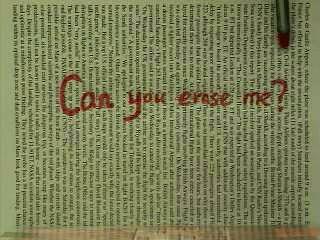
#> input picture input/0005.jpg, 320 x 240 px; its folder holds 4 pictures in this run
$ python project.py
#> lines starting #> are read from the running program, lines starting #| are printed output that depends on the picture; after the words box and inside, x2 and y2 are one past the last pixel; in counts of white or black regions, pixels touching at a corner belong together
#> further down, img is the input picture: shape (240, 320, 3); mean B, G, R 87.9, 127.2, 123.9
import cv2
import glob
import numpy as np
import random as rand

##############################
## Constants
##############################

PINK = (147,20,255)     # Pink BGR Color
SIZEY = 10              # 0.5x tracking box height
SIZEX = 6              # 0.5x tracking box width
RADIUS = 5             # Local exhaustive search radius

##############################
## Functions
##############################

def findRed(img):
    '''
    This function takes an input image, detects the pixels containing red, and returns the image replacing the red
    pixels with black ones.
    '''

    # converting from BGR to HSV color space
    hsv = cv2.cvtColor(img,cv2.COLOR_BGR2HSV)
#> hsv: shape (240, 320, 3); mean H, S, V 33, 88.1, 129.5

    # Range for lower red
    lower_red = np.array([0,40,40])
    upper_red = np.array([25,255,255])
    mask1 = cv2.inRange(hsv, lower_red, upper_red)
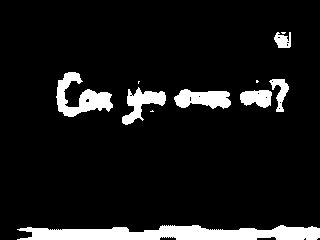
#> mask1: shape (240, 320); 9.1% white; 11 white regions (4 under 20 px), largest, box (x1, y1, x2, y2) and area: (17, 225, 320, 240) 3357, (56, 72, 113, 117) 1166, (174, 89, 231, 109) 798

    # Range for upper range
    lower_red = np.array([170,120,70])
    upper_red = np.array([180,255,255])
    mask2 = cv2.inRange(hsv,lower_red,upper_red)
#> mask2: shape (240, 320); every value is 0

    # Generating the final mask to detect red color
    mask1 = mask1+mask2

    mask1 = cv2.morphologyEx(mask1, cv2.MORPH_OPEN, np.ones((3,3),np.uint8))
#> mask1: shape (240, 320); 8.9% white; 10 white regions (2 under 20 px), largest, box (x1, y1, x2, y2) and area: (20, 225, 320, 240) 3322, (57, 72, 113, 117) 1154, (174, 89, 231, 108) 791
    mask1 = cv2.morphologyEx(mask1, cv2.MORPH_DILATE, np.ones((3,3),np.uint8))
#> mask1: shape (240, 320); 10.8% white; 7 white regions, largest, box (x1, y1, x2, y2) and area: (19, 224, 320, 240) 3747, (56, 71, 114, 118) 1461, (173, 88, 232, 109) 976

    #creating an inverted mask to segment out the cloth from the frame
    mask2 = cv2.bitwise_not(mask1)

    #Segmenting the cloth out of the frame using bitwise and with the inverted mask
    res1 = cv2.bitwise_and(img,img,mask=mask2)

    return res1

def _getWindow(img,row,col,n):
    '''
    This function takes an image and a pixel location and creates an nxn matrix containing the data from the image
    around the pixel (the pixel location remains at the center)
    '''

    # Calculate number of pixels around center pixel to be saved
    pad = int(n/2)

    # Initialize output window
    out = np.zeros((n,n,3))

    # Save image data
    for r in range(-pad,pad+1):
        for c in range(-pad,pad+1):
            out[r+pad][c+pad] = img[row+r][col+c]

    return out

def _findMatches(T,I,size):
    '''
    This function takes a template, a sample image, and the size of the template image and finds pixels of the
    sample image that are within 20% of the minimum deviation from the template
    '''

    # Array sizes
    rows,cols,trash = T.shape
    irows, icols, trash = I.shape


    # Create template validMask (1s where template pixels are known, zeros otherwise)
    validMask = np.ones((rows,cols))
    for row in range(rows):
        for col in range(cols):
            if sum(T[row][col]) == 0:
                validMask[row][col] = 0

    # Create Gaussian kernel
    n = int((size-1)/2)
    sigma = size/6.4
    h1,h2 = np.meshgrid(np.linspace(-n,n,size),np.linspace(-n,n,size))
    kernel = np.exp(-(h1**2 + h2**2) / (2*sigma**2)) / (2*np.pi*sigma**2)


    # Calculate pixel costs
    ssd = np.zeros((irows,icols))
    TotWeight = np.sum(kernel*validMask)

    for i in range(n,irows-n):
        for j in range(n,icols-n):

            for ii in range(-n,n+1):
                for jj in range(-n,n+1):
                    cost = sum(T[ii+n,jj+n] - I[i+ii][j+jj])**2
                    ssd[i][j] += cost*validMask[ii+n,jj+n]*kernel[ii+n,jj+n]

    ssd /= TotWeight

    # Find low cost pixels (matches)
    ErrThresh = 0.2
    thresh = np.min(ssd[ssd>0])*(1+ErrThresh)

    PixelList = []
    for i in range(irows):
        for j in range(icols):
            if ssd[i][j] == 0:  # unchecked edges of image will have cost zero-- skip
                continue
            elif ssd[i][j] <= thresh:
                PixelList.append([i,j])

    return(PixelList)

def synthesize(red,img,sample,col,size):
    '''
    Takes an image, red, containing blank pixels where red has been detected in another input image, img. The
    given column, col, of img will have red pixels removed and replaced with a pixel according generated using
    exemplar based texture synthesis via the Efros-Leung algorithm given the sample image, sample as an input.
    '''

    # Find red pixels in column
    rows = img.shape[0]
    record = []

    # Search column for red pixels
    for row in range(70,125):

        # If red, preform synthesis
        if sum(red[row,col]) == 0:
            template = _getWindow(red,row,col,size)          # Capture window around pixel to be replaced
            matches = _findMatches(template,sample,size)     # Find good matches that are similar to template
            match = rand.choice(matches)                    # Choose random good match
            img[row,col] = sample[match[0],match[1]]        # Update img
            red[row,col] = sample[match[0],match[1]]        # Update red
            record.append([row,col,sample[match[0],match[1]]])  # Save changed pixels

    return img,record

def drawBound(img,row,col):
    '''
    This function takes an image and positional arguments row and col and draws a box outline centered at
    img[row][col]. The function outputs the original image with the tracking box drawn over it.
    '''
    for i in range(SIZEY+1):
        img[row+i][col+SIZEX] = PINK
        img[row-i][col+SIZEX] = PINK
        img[row+i][col-SIZEX] = PINK
        img[row-i][col-SIZEX] = PINK

    for i in range(SIZEX+1):
        img[row+SIZEY][col+i] = PINK
        img[row+SIZEY][col-i] = PINK
        img[row-SIZEY][col+i] = PINK
        img[row-SIZEY][col-i] = PINK

    return img

def imageTracking(I,row,col,T,method):
    '''
    This function takes an image, I, and a template, T, as well as two positional arguments, row and col, and a
    method argument for calculating cost. This function compares the image within the search radius of the positional
    argument to the template and calculates a cost using the method argument.

    The position with the lowest cost is saved and returned
    '''

    # Initialize cost and position
    cost = 99999999999999999999999
    pos = [row,col]

    # Extract tracking template
    subT = T[range(row-SIZEY,row+SIZEY+1),:]
    subT = subT[:,range(col-SIZEX,col + SIZEX+1)]

    # Search for nearest fit to template
    for r in range(-RADIUS,RADIUS+1):
        for c in range(-RADIUS,RADIUS+1):

            # Continue if attempting to search outside image
            if row+r-SIZEY < 0 or row+r+SIZEY+1 >= I.shape[0]:
                continue
            elif col+c-SIZEX < 0 or col + c + SIZEX+1 >= I.shape[1]:
                continue

            # Extract local search element from image
            subI = I[range(row+r-SIZEY,row+r+SIZEY+1),:]
            subI = subI[:,range(col+c-SIZEX,col + c + SIZEX+1)]

            # Calculate cost, keep if lower
            temp_cost = method(subI,subT)
            if temp_cost < cost:
                cost = temp_cost
                pos = [row+r,col+c]

    return pos

def ssd(I,T):
    '''
    This function takes an image, I, and a template, T, and returns the sum of squared difference 'cost'
    '''

    D = np.sum((I-T)**2)

    return D

##############################
## Main Code
##############################

if __name__ == '__main__':

    # Read all images in folder
    images = []
    for pathname in sorted(glob.glob('input/*.jpg'))[1:]:
        img = cv2.imread(pathname, cv2.IMREAD_COLOR)
        if img is not None:
            images.append(img)

    # Find red pixels
    img = images[0]
    red = findRed(img)

    # Isolate sample image
    sample = img[150:200,50:70]
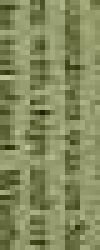
#> sample: shape (50, 20, 3) (shown 5 times larger); mean B, G, R 93.1, 137.3, 131.1

    # Create list to store changed pixels
    record = []

    # Assign Boundary
    pos = [30,284]   # Manually Assigned initial tracking position
    outs = []        # Holds output images for video

    # Iterate through Frames implementing image tracking and texture synthesis
    for i in range(len(images)-1):

        # Find position of pen
        pos = imageTracking(images[i+1],pos[0],pos[1],images[i],ssd)
        out = drawBound(images[i+1],pos[0],pos[1])
        out[40,pos[1]] = [255,255,255]

        # Replace changed pixels from previous images
        for pixel in record:
            out[pixel[0],pixel[1]] = pixel[2]

        # Find new pixels at pen location to erase/synthesize (checks pen position +/- 2 pixels)
        for col in range(pos[1]-2,pos[1]+3):
            out,plus = synthesize(red,out,sample,col,9)
            record += plus # Save newly changed pixels

        outs.append(out)
#> this loop made 2 passes
#> pos on pass 1: [30, 283]
#> pass 1, in imageTracking, `subT = T[range(row-SIZEY,row+SIZEY+1),:]`:
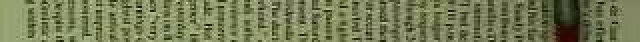
#> subT: shape (21, 320, 3) (shown 2 times larger); mean B, G, R 85.5, 123.5, 117.3
#> pass 1, `out = drawBound(images[i+1],pos[0],pos[1])`:
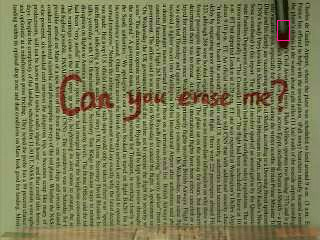
#> out: shape (240, 320, 3); mean B, G, R 88, 127.2, 124.1
#> pass 1, in _findMatches (call 2), `ssd /= TotWeight`:
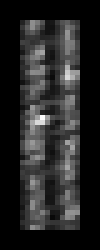
#> ssd: shape (50, 20) float64 (shown 5 times larger); min 0, max 46669, mean 6922.8; drawn with min black and max white
#> after the loop:
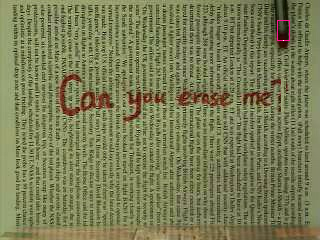
#> out: shape (240, 320, 3); mean B, G, R 88, 127.3, 124.1
#> after the loop:
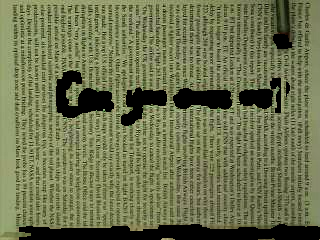
#> red: shape (240, 320, 3); mean B, G, R 80.6, 116.3, 110.8

    # Create output video

    frame = outs[0]
    height, width, layers = frame.shape
    video = cv2.VideoWriter('output.avi', 0, 20, (width,height))

    for image in outs:
        video.write(image)
#> this loop made 2 passes

    cv2.destroyAllWindows()
    video.release()
